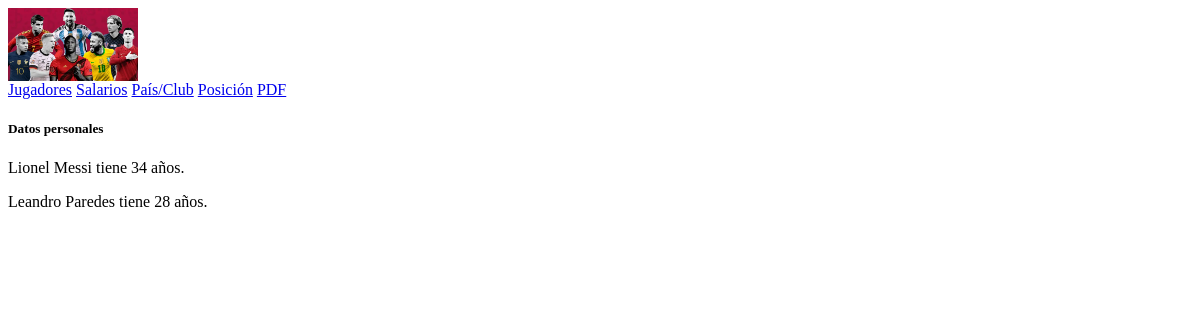
/edad-jugador/, run on an earlier commit of the app's database.
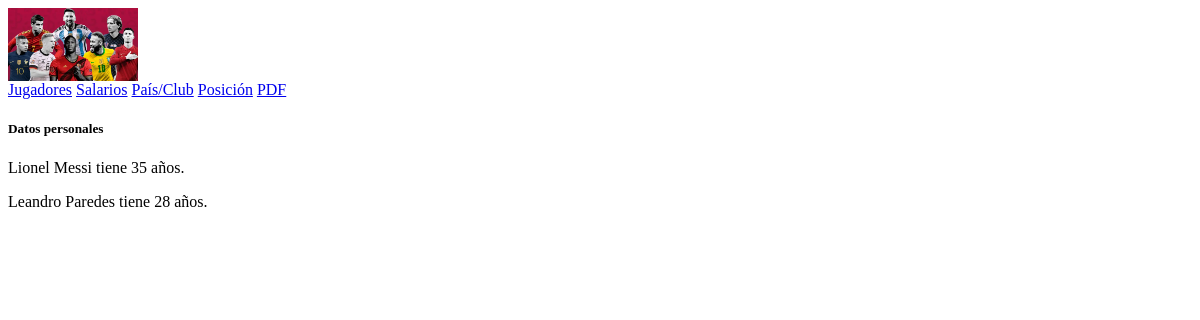
And on a later commit of the database.
### applications/jugador/models.py (models this page shows, shortened)
class Jugador(models.Model):
    nombre = models.CharField('Nombre', max_length=30)
    apellido = models.CharField('Apellido', max_length=30, blank=True)
    fecha_nacimiento = models.DateField()
    dni = models.PositiveIntegerField()
    sueldo = models.PositiveIntegerField()
    class Meta:
        verbose_name = 'Jugador'
        verbose_name_plural = 'Jugadores'
    def edad(self):
        hoy = datetime.now()
        nacimiento = datetime.combine(self.fecha_nacimiento, datetime.min.time())
        return (hoy - nacimiento).days // 365

### applications/jugador/views.py (the view)
class JugadorEdad(ListView):
    model = Jugador
    template_name = "jugador/edad-actual.html"
    context_object_name = 'jugadores'
    def get_context_data(self, **kwargs):
        context = super().get_context_data(**kwargs)
        context['edad_actual'] = [(jugador, jugador.edad()) for jugador in context['jugadores']]
        return context

### templates/jugador/edad-actual.html (shortened to what this page needs)
{% extends 'base.html' %}
{% block content %}
  <div class="card text-bg-success mb-3" style="max-width: 18rem;">
    <div class="card-header">
    <h5>Datos personales</h5>
    </div>
    <div class="card-body">
      <p class="card-text">
        {% for j in jugadores %}
          <p>{{ j.nombre }} {{ j.apellido }} tiene {{ j.edad }} años.</p>
        {% endfor %}
      </p>
    </div>
  </div>
{% endblock content %}

What changed in the data, as far as the page shows it:
changed Jugador "Lionel": edad "34" → "35"
